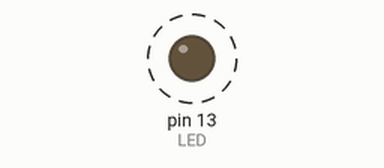
Recording of a sketch running on a simulated Arduino Uno, built with avr-gcc and run on an emulated ATmega328P. Parts: output pins drawn as LEDs (lit = HIGH). Dashed ring = blinking. What the sketch prints to the serial monitor is not drawn.

Above: at 0.05 s.
Timing chart, 0 to 3.0 s (numbered marks = the images above):
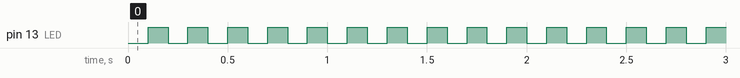

Measured:
- by itself, pin 13 (LED): alternates HIGH for 0.10 s and LOW for 0.10 s

The sketch:

blink_nodelay.ino
```cpp
// expect: toggles=10
// run-ms: 1100
// Clignotement sans delay() : millis() décide, la boucle reste libre (exemple BlinkWithoutDelay).
const int LED = 13;
unsigned long last = 0;
int toggles = 0;
bool reported = false;
void setup() { Serial.begin(9600); pinMode(LED, OUTPUT); }
void loop() {
  unsigned long now = millis();
  if (now - last >= 100) { last = now; digitalWrite(LED, !digitalRead(LED)); toggles++; }
  if (!reported && now >= 1050) { reported = true; Serial.print("toggles="); Serial.println(toggles); }
}
```
